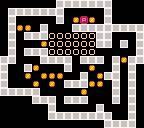

Tiled map render using the project's own tile images. Description and the whole map definition, tile-layer contents included, below:
An orthogonal 18x16 tile map with 8x8 px tiles, 1 tile layer (tiles).

<map version="1.0" tiledversion="1.0.2" orientation="orthogonal" renderorder="left-up" width="18" height="16" tilewidth="8" tileheight="8" nextobjectid="1">
 <tileset firstgid="1" source="tileset.tsx" />
 <layer name="tiles" width="18" height="16">
  <data encoding="csv">
0,0,0,0,0,0,0,5,5,5,5,5,5,5,0,0,0,0,0,5,5,5,5,5,5,5,0,0,0,0,0,5,0,0,0,0,0,5,0,0,0,0,0,5,0,1,3,1,0,5,0,0,0,0,0,5,1,1,0,5,0,0,0,5,5,5,5,5,5,5,5,5,0,5,0,5,5,5,2,2,2,2,2,2,5,5,0,0,0,5,0,5,0,0,0,1,2,2,2,2,2,2,5,5,0,5,0,5,0,5,0,5,5,5,2,2,2,2,2,2,0,0,0,0,0,5,5,5,0,0,0,5,5,5,5,0,5,5,5,0,5,1,5,5,5,0,0,5,1,0,0,0,5,0,0,1,0,0,5,0,5,0,5,0,0,1,0,1,1,1,0,0,5,0,1,5,5,0,5,0,5,0,0,0,1,0,1,0,5,5,5,1,1,0,5,0,5,0,5,5,5,5,5,0,0,0,0,0,1,0,0,0,5,0,5,0,0,0,0,0,5,5,5,0,5,5,5,0,0,0,5,0,5,0,0,0,0,0,0,0,5,0,0,0,0,0,5,0,0,0,5,0,0,0,0,0,0,0,5,5,5,5,5,5,5,5,0,0,5,0,0,0,0,0,0,0,0,0,0,0,0,0,0,5,5,5,5,0
</data>
 </layer>
</map>
